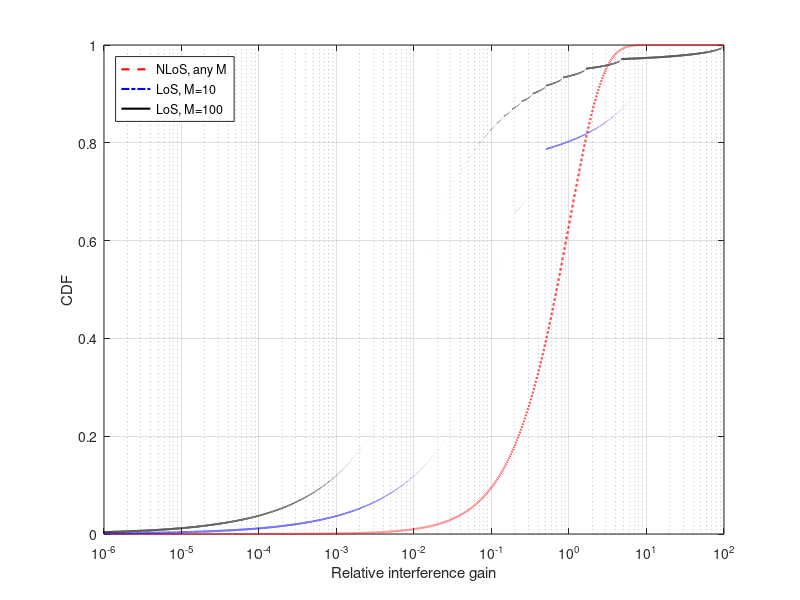

Recreate this plot in MATLAB.
%% Define parameters
%Empty workspace and close figures
close all;
clear;

%Define the range of number of BS antennas
M = [10, 100];

%Select the number of Monte Carlo realizations of the Rayleigh fading
numberOfRealizations = 1000000;

%Generate random UE angles from 0 to 2*pi
varphiDesired = 2 * pi * rand(1, numberOfRealizations);
varphiInterfering = 2 * pi * rand(1, numberOfRealizations);

%Define the antenna spacing (in number of wavelengths)
antennaSpacing = 1/2; %Half wavelength distance

%Preallocate matrix for storing the simulation results
interferenceGainLoS = zeros(numberOfRealizations, length(M));

%Compute the argument, that appears in (1.28), for different UE angles
argument = (pi * antennaSpacing * (sin(varphiDesired(:)) - sin(varphiInterfering(:))));

%% Go through different number of antennas
for mindex = 1 : length(M)

    %Compute the g-function in (1.28)
    interferenceGainLoS(:, mindex) =  (sin(argument * M(mindex))).^2 ./ (sin(argument)).^2 / M(mindex);
    
end

CDFvalues_LoS = linspace(0, 1, numberOfRealizations); 

%Compute the CDF of the relative interference gain for NLoS using the
%Exp(1)-distribution
interferenceGainNLoS = logspace(-6, 2, 10000);
CDFvalues_NLoS = 1 - exp(-interferenceGainNLoS);

%% Plot the simulation results
figure;
hold on; box on;

plot(interferenceGainNLoS, CDFvalues_NLoS, 'r--', 'LineWidth', 1.5);
plot(sort(interferenceGainLoS(:, 1)), CDFvalues_LoS, 'b-.', 'LineWidth', 1.5);
plot(sort(interferenceGainLoS(:, 2)), CDFvalues_LoS, 'k-', 'LineWidth', 1.5);

set(gca, 'Xscale', 'log');
xlim([1e-6, 1e2]),
xlabel('Relative interference gain');
ylabel('CDF');

legend('NLoS, any M', 'LoS, M=10', 'LoS, M=100', 'Location', 'NorthWest');
grid on
set(gca, 'color',  [1, 0.9, 0.8]);
